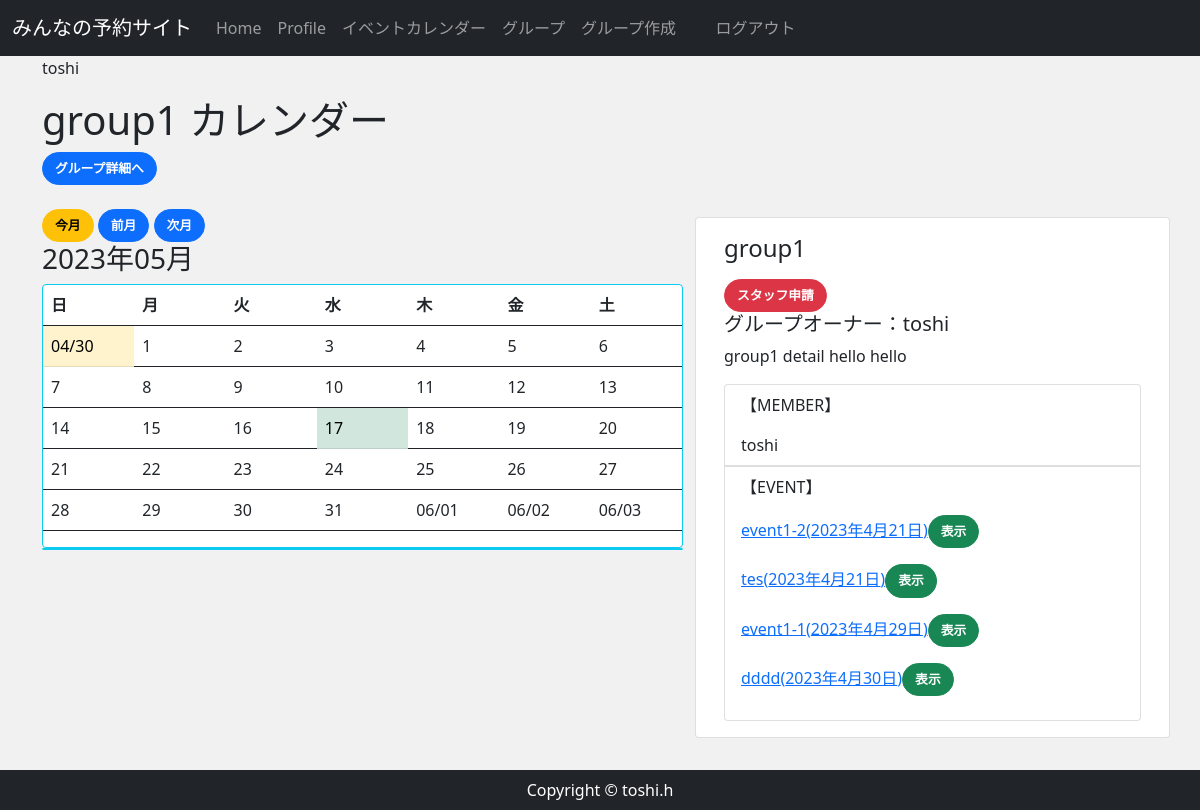
Page /group_detail_cal/1/ (signed in) on the committed database.
### accounts/models.py (models this page shows, shortened)
class CustomUser(AbstractBaseUser, PermissionsMixin):
    email = models.EmailField(
        verbose_name='email',
        max_length=255,
        unique=True,
        )
    first_name = models.CharField('名', max_length=150)
    last_name = models.CharField('姓', max_length=150)
    nickname = models.CharField('ニックネーム', max_length=150,  null=True, blank=True)
    active = models.BooleanField(default=True)
    staff = models.BooleanField(default=False) #staffかどうか
    admin = models.BooleanField(default=False)
    objects = UserManager()
    EMAIL_FIELD = 'email'
    USERNAME_FIELD = 'email'
    REQUIRED_FIELDS = []
    @property
    def is_active(self):
        return self.active
    class Meta(AbstractBaseUser.Meta):
        db_table = 'custom_user'

### reservation/models.py (models this page shows, shortened)
class Group(models.Model):
    group_name = models.CharField(max_length=150)
    group_detail = models.TextField()
    group_owner = models.ForeignKey(
        CustomUser,
        unique=False,
        db_index=True,
        related_name='owner',
        on_delete=models.CASCADE
    )
    def __str__(self):
        return self.group_name

class Event(models.Model):
    event_title = models.CharField(max_length=150)
    event_detail = models.TextField()
    group = models.ForeignKey(Group,  on_delete=models.CASCADE, related_name="group_event")
    event_date = models.DateField()
    start_time = models.TimeField()
    end_time = models.TimeField()

### reservation/views.py (the view)
# urls.py: path('group_detail_cal/<int:pk>/',views.GroupDetailCalView.as_view(), name="group_detail_cal"), #イベントカレンダー(指定のグループのイベント表示)
class GroupDetailCalView(mixins.MonthCalendarMixin, LoginMixinDetailView):
    template_name = 'reservation/group_detail_cal.html'
    model = Group
    def get(self, request, *args, **kwargs):
        self.object=self.get_object()
        context = self.get_context_data(object=self.object)
        group_data = Group.objects.get(id=self.kwargs['pk'])
        event_data = Event.objects.filter(group=group_data).order_by('event_date')
        member_data = ApprovedMember.objects.filter( #memberデータ取得
            group = group_data, approved = True)
        staff_data = ApprovedStaff.objects.filter( #staffデータ取得
            group = group_data, approved = True)
        applying_staffs=ApplyingStaff.objects.filter(group=group_data, applying=True)
        applying_members=ApplyingMember.objects.filter(group=group_data, applying=True)
        member_names = {m_data.member for m_data in member_data}
        staff_names = {s_data.staff for s_data in staff_data}
        """グループ加入の承認済みデータのリストに名前があり、かつapprovedでないと別ページにリダイレクトされる"""
        is_group_staff = self.request.user in staff_names
        is_group_member = self.request.user in member_names
        context['group_data'] = group_data
        context['member_data']=member_data
        context['member_names']=member_names
        context['staff_names']=staff_names
        context['event_data']=event_data
        context['is_group_staff']=is_group_staff
        context['is_group_member']=is_group_member
        context['applying_staffs']=applying_staffs
        context['applying_members']=applying_members
        if is_group_member or is_group_staff :
            return  self.render_to_response(context)
        else:
            return HttpResponse('<h1>%sさんは%sの詳細は見られません</h1>' % (request.user.nickname, group_data.group_name ))
    def get_context_data(self, **kwargs):
        context = super().get_context_data(**kwargs)
        calendar_context = self.get_month_calendar()
        pk=self.object.pk
        approved_check_m = ApprovedMember.objects.filter(member=self.request.user, approved = True)
        approved_check_s = ApprovedStaff.objects.filter(staff=self.request.user, approved = True)
        chk_m=[ap_chk_m.group for ap_chk_m in approved_check_m]
        chk_s=[ap_chk_s.group for ap_chk_s in approved_check_s]
        event_data = Event.objects.filter(group=pk).order_by('event_date')#指定グループのイベントでフィルター
        days={event_days.event_date for event_days in event_data }
        group_data = Group.objects.get(id=self.kwargs['pk'])
        context.update(calendar_context)
        context['event_data'] = event_data #イベントのデータをコンテキストで渡す
        context['days'] = days
        context['approved_check_s'] = approved_check_s
        context['group_data']=group_data
        return context

### reservation/mixins.py (called while the page is built)
    def setup_calendar(self):
        self._calendar = calendar.Calendar(self.first_weekday)

    def get_week_names(self):
        week_names = deque(self.week_names)
        week_names.rotate(-self.first_weekday) #リスト内の要素を右に１つずつ移動するときは、dequeを使うと面白い
        return week_names

    def get_previous_month(self, date):
        if date.month ==1:
            return date.replace(year=date.year-1, month=12, day=1)
        else:
            return date.replace(month=date.month-1, day=1)

    def get_next_month(self, date):
        if date.month ==12:
            return date.replace(year=date.year+1, month=1, day=1)
        else:
            return date.replace(month=date.month+1, day=1)

    def get_month_days(self, date):
        return self._calendar.monthdatescalendar(date.year, date.month)

    def get_current_month(self):
        month = self.kwargs.get('month')
        year = self.kwargs.get('year')
        if month and year:
            month = datetime.date(year=int(year), month=int(month), day=1)
        else:
            month = datetime.date.today().replace(day=1)
        return month

    def get_month_calendar(self):
        self.setup_calendar()
        current_month = self.get_current_month()
        calendar_data = {
            'now':datetime.date.today(),
            'month_days':self.get_month_days(current_month),
            'month_current':current_month,
            'month_previous':self.get_previous_month(current_month),
            'month_next':self.get_next_month(current_month),
            'week_names':self.get_week_names(),
        }
        return calendar_data

### reservation/templates/reservation/group_detail_cal.html (shortened to what this page needs)
{% extends 'reservation/base.html' %}
{% block content %}
<h1>{{ group_data.group_name }} カレンダー</h1>
<p><a class='btn btn-primary' href="{% url 'group_detail' group_data.pk %}">グループ詳細へ</a></p>
<div class="row my-4 ">
    <div class="col-md-7">
        <a class="btn btn-warning" href="{% url 'group_detail_cal' group_data.pk %}">今月</a>
        <a class="btn btn-primary" href="{% url 'group_detail_cal' group_data.pk month_previous.year month_previous.month %}">前月</a>
        <a class="btn btn-primary" href="{% url 'group_detail_cal' group_data.pk month_next.year month_next.month %}">次月</a>
        <h3>{{ month_current | date:"Y年m月" }}</h3>
        <div class="card border-info">
                <table class="table border-dark " style="table-layout:fixed;">
                    <thead>
                        <tr >
                            {% for w in week_names %}
                                <th >{{ w }}</th>
                            {% endfor %}
                        </tr>
                    </thead>
                    <tbody>
                    {% for week in month_days %}
                        <tr >
                            {% for day in week %}
                                {% if now == day %}
                                    <td class="table-success rsv_day  rs_{{day }}"  style="width:80px;">
                                {% elif day in days %}
                                    <td class="table-warning rsv_day rs_{{day }}"  style="width:80px;" >
                                {% else %}
                                    <td class="rsv_day rs_{{day }}"  style="width:80px;" >
                                {% endif %}
                                    {% if month_current.month != day.month %}
                                        {{ day | date:"m/d" }}
                                    {% else %}
                                        {{ day.day }}
                                    {% endif %}
                                    </td>
                            {% endfor %}
                        </tr>
                        {% endfor %}
                    </tbody>
                </table>
        </div>
        <div class="card border-info " >
        </div>
    </div>
    <div class="card col-md-5 my-2">
        <div class="card-body">
            <h4 class="card-title mb-3"><div hidden>#{{ group_data.pk }}</div>{{ group_data.group_name }} </h4><a href="# " class="btn btn-danger">スタッフ申請</a>
            <h5>グループオーナー：{{ group_data.group_owner.nickname }}</h5>
            <p class="card-text mb-3">{{ group_data.group_detail }}</p>
            <ul class="list-group listgroup-flush ">
                <li class="list-group-item">
                <p>【MEMBER】</p>
                    {% for m_name in member_names %}
                    {{ m_name.nickname }} &ensp;
                    {% endfor %}
                </li>
                <li class="list-group-item">
                <p>【EVENT】</p>
                    {% for event in event_data %}
                    <p><a href="{% url 'event_detail' event.pk %}">{{ event.event_title }}({{ event.event_date }})</a><button class="btn btn-success" onclick="highlightDay('{{ event.event_date }}', '{{ event.group.pk }}', '{{ month_current }}')">表示</button>
                    </p>
                    {% endfor %}
                </li>
            </ul>
        </div>
    </div>
</div>
{% endblock %}

### reservation/templates/reservation/base.html (shortened to what this page needs)
{% load static %}
<!DOCTYPE html>
<html lang="ja">
<head>
    <link href="https://cdn.jsdelivr.net/npm/bootstrap@5.0.2/dist/css/bootstrap.min.css" rel="stylesheet">
    <link rel="stylesheet" href="{% static 'css/rsv_style.css' %}">
<nav class="navbar navbar-expand-lg bg-body-tertiary navbar-dark bg-dark" >
    <div class="container-fluid">
    <a class="navbar-brand" href="{% url 'home' %}">
    みんなの予約サイト
    </a>
    <div class="collapse navbar-collapse" id="navbarSupportedContent">
        <ul class="navbar-nav ml-auto">
        <li class="nav-item">
            <a class="nav-link" href="{% url 'home' %}">Home </a>
        </li>
        {% if user.is_authenticated %}
            <li class="nav-item">
                <a class="nav-link" href="{% url 'userprofile' user.pk %}">Profile</a>
            </li>
            <li class="nav-item">
                <a class="nav-link" href="{% url 'gp_event_cal' %}">イベントカレンダー </a>
            </li>
            <li class="nav-item">
                <a class="nav-link" href="{% url 'group' %}">グループ </a>
            </li>
            <li class="nav-item">
                <a class="nav-link" href="{% url 'group_new' %}">グループ作成 </a>
            </li>
            <li>
            <p>\t\t</p>
            </li>
            <li class="nav-item">
                <a class="nav-link" href="{% url 'account_logout' %}">ログアウト </a>
            </li>
        {% endif %}
        </ul>
    </div>
    </nav>
    <main>
        <div class="container">
            <p >{{user.nickname}}</p>
            {% block content %}
            {% endblock %}
        </div>
    </main>
    <footer class="py-2 bg-dark">
        <p class="m-0 text-center text-white">Copyright &copy; toshi.h</p>
    </footer>
</body>
</html>

### reservation/static/css/rsv_style.css (style rules this page uses)
* { margin: 0; padding: 0; box-sizing: border-box; }
main { flex: 1; }
.btn { font-size: 80%; border-radius: 5rem; font-weight: bold; }

### rows in the picture
CustomUser: nickname "toshi"
Group: group_name "group1", group_owner.nickname "toshi", group_detail "group1 detail hello hello"
Event: event_title "event1-2", event_date "2023年4月21日"
Event: event_title "tes", event_date "2023年4月21日"
Event: event_title "event1-1", event_date "2023年4月29日"
Event: event_title "dddd", event_date "2023年4月30日"

### other values in the picture
{{ month_current | date:"Y年m月" }} "2023年05月"
{{ w }} "日" "月" "火" "水" "木" "金" "土"
{{ day | date:"m/d" }} "04/30" "06/01" "06/02" "06/03"
{{ day.day }} "1" "2" "3" "4" "5" "6" "7" "8" "9" "10" "11" "12" "13" "14" "15" "16" "17" "18" "19" "20" "21" "22" "23" "24" "25" "26" "27" "28" "29" "30" "31"
